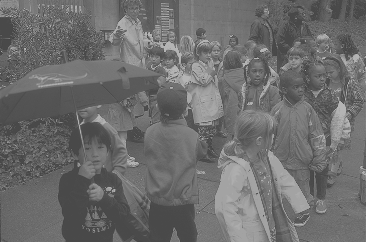
#> input picture Lab 4 Pointwise Operations and Gamma/Contrast Stretching/kids.tif, 366 x 242 px
$ python contrast_stretching.py
#> lines starting #> are read from the running program, lines starting #| are printed output that depends on the picture
#> further down, im is the input picture: PIL image 366x242 L; min 70, max 180, mean 108.6
import numpy as np
import matplotlib.pyplot as plt
from matplotlib import cm
from PIL import Image


def stretch(input_img, T1, T2):

#> called with T1 = 70, T2 = 180
    output_img = np.zeros(input_img.shape)
    row, col = input_img.shape
#> row = 242; col = 366

    for i in range(row):
        for j in range(col):
            if input_img[i, j] <= T1:
                output_img[i, j] = 0
            elif input_img[i, j] >= T2:
                output_img[i, j] = 255
            else:
                output_img[i, j] = 255 * (input_img[i, j] - T1)/(T2 - T1)
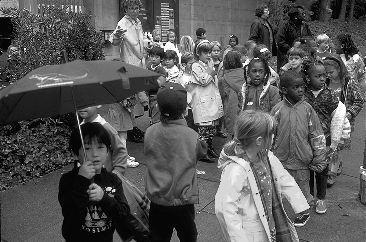
#> output_img: shape (242, 366) float64; min 0, max 255, mean 89.6

    return output_img.astype(np.uint8)


# Open an image
gray = cm.get_cmap('gray', 256)
im = Image.open('kids.tif')
x = np.array(im)

# Enhance the image by contrast stretching
y = stretch(x, 70, 180)

# Display initial image vs processed image
f, axarr = plt.subplots(2)
plt.suptitle('Contrast stretching for image enhancement')
axarr[0].title.set_text("Initial image")
axarr[0].imshow(x, cmap=gray, vmin=0, vmax=255)
axarr[1].title.set_text("Enhanced image")
axarr[1].imshow(y, cmap=gray, vmin=0, vmax=255)
plt.tight_layout()
plt.savefig('init_vs_enhanced.png')
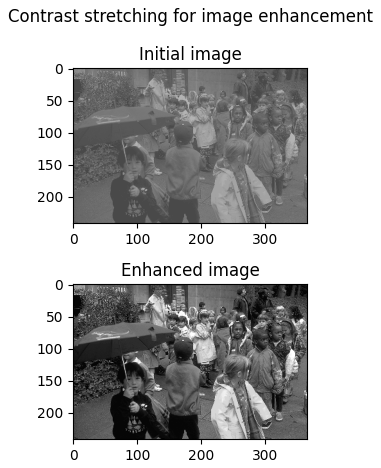
#> figure drawn by matplotlib, 2 panels
plt.close()

# Display the histogram of the initial image
plt.figure(2)
plt.title(r"The histogram of the image $\it{kids.tif}$ $\bf{before}$ enhancement")
plt.hist(x.flatten(), bins=np.linspace(0, 255, 256))
plt.savefig('init_hist.png')
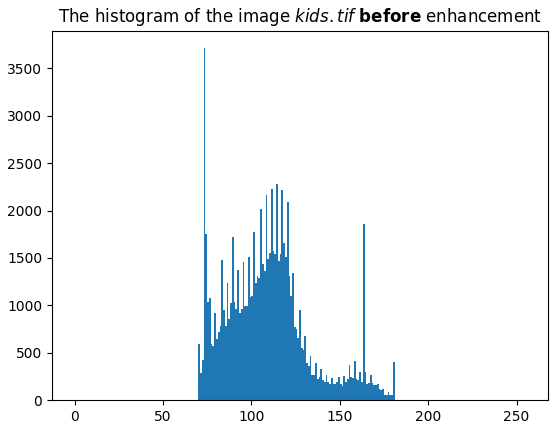
#> figure drawn by matplotlib, 1 panel; tallest bar 3712 high, from x = 73 to 74
plt.close()

# Display the histogram of the enhanced image
plt.figure(3)
plt.title(r"The histogram of the image $\it{kids.tif}$ $\bf{after}$ enhancement")
plt.hist(y.flatten(), bins=np.linspace(0, 255, 256))
plt.savefig('enhanced_hist.png')
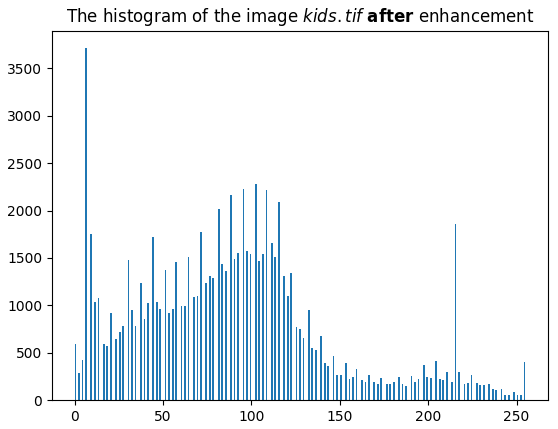
#> figure drawn by matplotlib, 1 panel; tallest bar 3712 high, from x = 6 to 7
plt.close()
